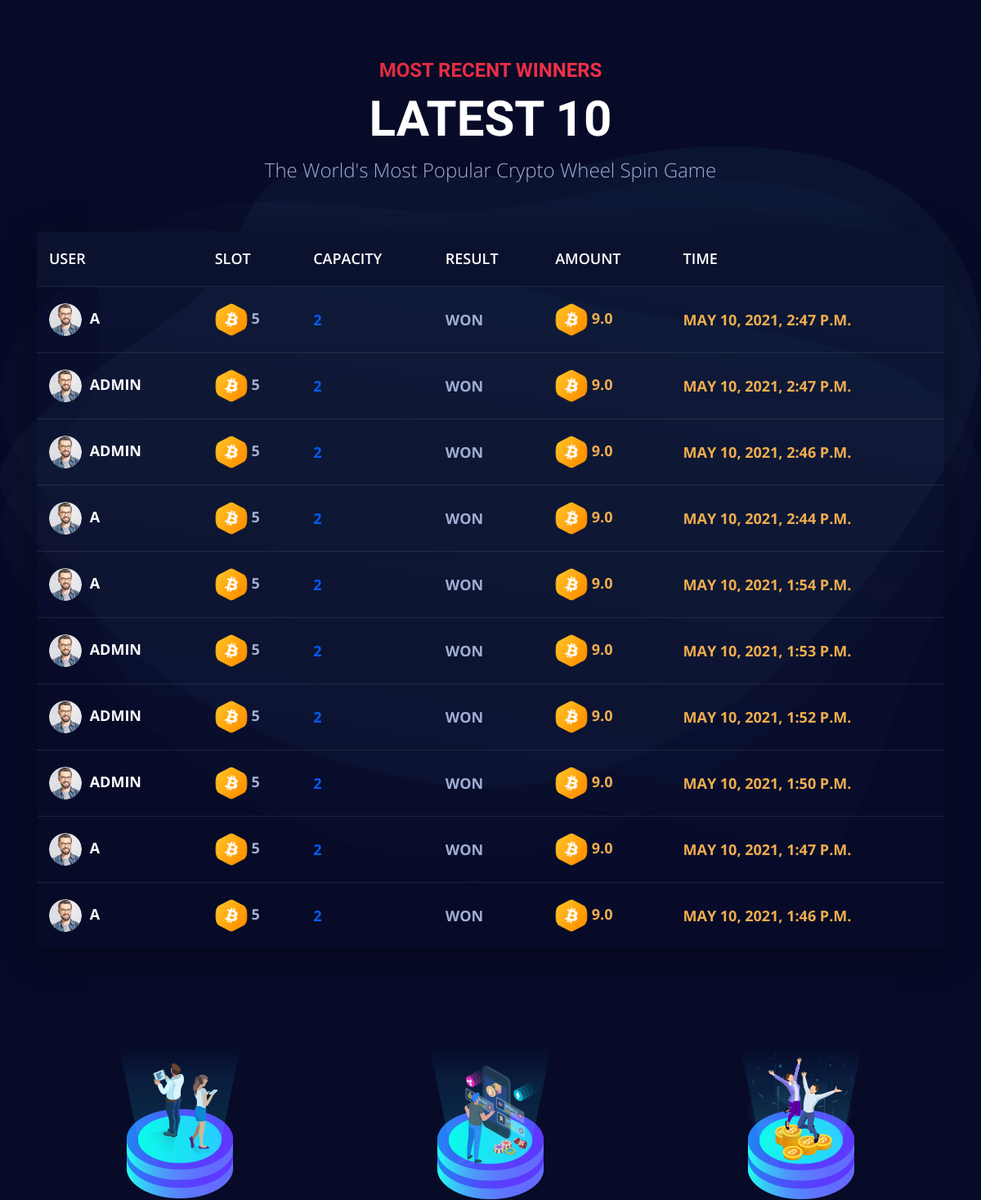
The app's page / (middle part), older data.
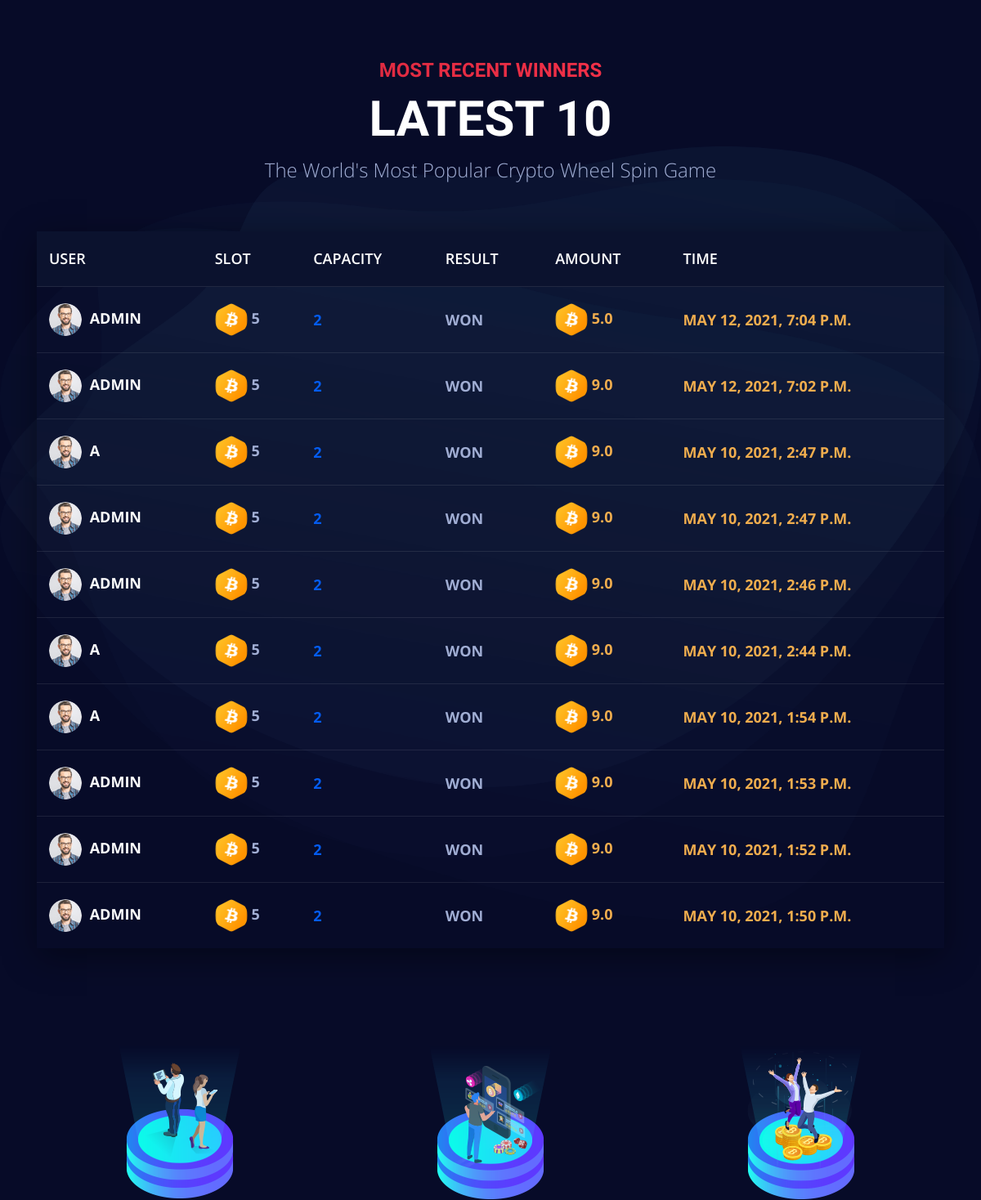
The same page, newer data.
### wheelspin/models.py (models this page shows, shortened)
class GameDetails(models.Model):
    username = models.ForeignKey(User, on_delete=models.CASCADE)
    slot = models.BigIntegerField()
    capcity = models.BigIntegerField()
    result = models.CharField(max_length=10)
    charge = models.FloatField()
    time = models.DateTimeField(auto_now_add=True, auto_now=False)

### wheelspin/views.py (the view)
# urls.py: 2. Add a URL to urlpatterns:  path('', views.home, name='home')
def home(request, *args, **kwargs):
    try:
        code = kwargs.get('ref_code')
        profile = RefferUser.objects.get(code=code)
        request.session['ref_profile'] =  profile.id
    except:
        pass
    result = "WON"
    results = GameDetails.objects.filter(result=result).order_by('-id')[:10]
    context = {
        "results": results,
    }
    return render(request, 'wheelspin/index.html', context)

### wheelspin/templates/wheelspin/index.html (shortened to what the changed rows need)
{% extends 'wheelspin/base.html' %}
{% load static %}
{% block body %}
    <section class="activities">
        <div class="container">
            <div class="row justify-content-center">
                <div class="col-lg-8 col-md-10">
                    <div class="section-heading">
                        <h2 class="title">
                            Latest 10
                        </h2>
                    </div>
                </div>
            </div>
            <div class="row">
                <div class="col-lg-12">
                            <div class="responsive-table">
                                <table class="table">
                                    <thead>
                                        <tr>
                                            <th scope="col">USER</th>
                                            <th scope="col">Slot</th>
                                            <th scope="col">Capacity</th>
                                            <th scope="col">Result</th>
                                            <th scope="col">Amount</th>
                                            <th scope="col">Time</th>
                                        </tr>
                                    </thead>
                                    <tbody>
                                        {% for result in results %}
                                        <tr>
                                            <td>
                                                <img src="{% static 'wheelspin/assets/images/people/p1.png' %}" alt=""> {{result.username}}
                                            </td>
                                            <td>
                                            <img src="{% static 'wheelspin/assets/images/icon1.png' %}" alt=""> {{result.slot}}
                                            </td>
                                            <td>
                                                 {{result.capcity}}
                                            </td>
                                            <td>{{result.result}}</td>
                                            <td>
                                                <img src="{% static 'wheelspin/assets/images/icon1.png' %}" alt=""> {{result.charge}}
                                            </td>
                                            <td>
                                                {{result.time}}
                                            </td>
                                        </tr>
                                        {% endfor %}
                                    </tbody>
                                </table>
                            </div>
                        </div>
            </div>
        </div>
    </section>
{% endblock %}

Row changes from the older to the newer data that the page shows:
no longer on this page (row unchanged): GameDetails: username "A", slot "5", capcity "2", result "WON", charge "9.0", time "MAY 10, 2021, 1:47 P.M."
no longer on this page (row unchanged): GameDetails: username "A", slot "5", capcity "2", result "WON", charge "9.0", time "MAY 10, 2021, 1:46 P.M."
added GameDetails: username "ADMIN", slot "5", capcity "2", result "WON", charge "5.0", time "MAY 12, 2021, 7:04 P.M."
added GameDetails: username "ADMIN", slot "5", capcity "2", result "WON", charge "9.0", time "MAY 12, 2021, 7:02 P.M."
